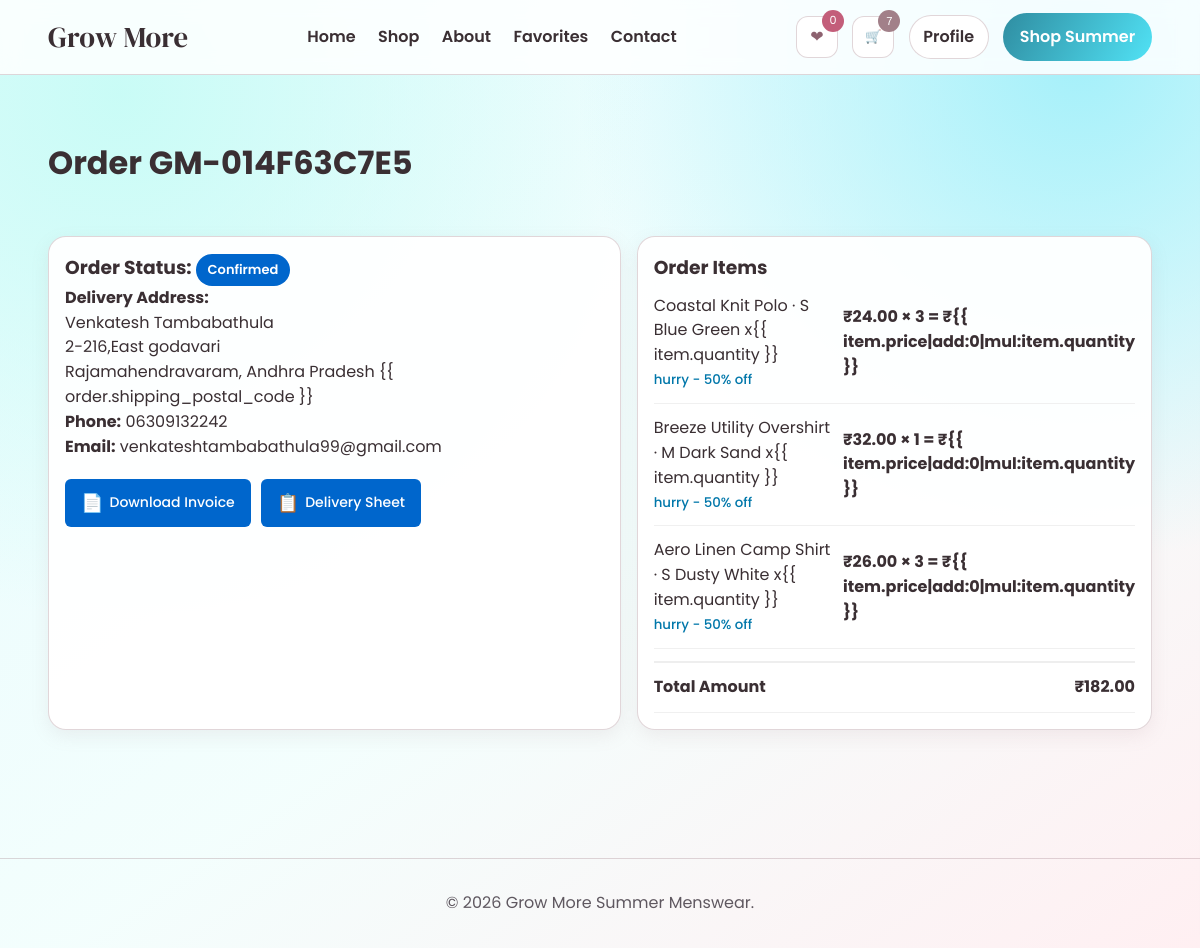
The app's page /orders/GM-014F63C7E5/ (signed in) with its own data.
### orders/models.py (models this page shows, shortened)
class Order(models.Model):
    STATUS_CHOICES = [
        ("pending", "Pending"),
        ("confirmed", "Confirmed"),
        ("shipped", "Shipped"),
        ("delivered", "Delivered"),
    ]
    PAYMENT_METHODS = [
        ("razorpay", "Razorpay"),
        ("cod", "Cash on Delivery"),
    ]
    order_number = models.CharField(max_length=32, unique=True, editable=False)
    user = models.ForeignKey(settings.AUTH_USER_MODEL, on_delete=models.SET_NULL, null=True, blank=True, related_name="orders")
    email = models.EmailField()
    phone = models.CharField(max_length=20)
    full_name = models.CharField(max_length=120)
    shipping_address = models.TextField()
    shipping_city = models.CharField(max_length=80)
    shipping_state = models.CharField(max_length=80)
    shipping_postal_code = models.CharField(max_length=12)
    total_amount = models.DecimalField(max_digits=10, decimal_places=2, default=0)
    payment_method = models.CharField(max_length=20, choices=PAYMENT_METHODS, default="razorpay")
    status = models.CharField(max_length=20, choices=STATUS_CHOICES, default="pending")
    created_at = models.DateTimeField(auto_now_add=True)
    updated_at = models.DateTimeField(auto_now=True)
    class Meta:
        ordering = ["-created_at"]

class OrderItem(models.Model):
    order = models.ForeignKey(Order, on_delete=models.CASCADE, related_name="items")
    product = models.ForeignKey(Product, on_delete=models.PROTECT)
    product_name = models.CharField(max_length=160)
    size = models.CharField(max_length=20, blank=True)
    color = models.CharField(max_length=80, blank=True)
    quantity = models.PositiveIntegerField()
    price = models.DecimalField(max_digits=10, decimal_places=2)
    original_price = models.DecimalField(max_digits=10, decimal_places=2, default=0)
    offer_title = models.CharField(max_length=140, blank=True)
    offer_discount_percent = models.PositiveSmallIntegerField(default=0)

### orders/views.py (the view)
# urls.py: path("orders/<str:order_number>/", views.order_detail, name="detail"),
@login_required
def order_detail(request, order_number):
    order = get_object_or_404(Order.objects.prefetch_related("items"), order_number=order_number, user=request.user)
    return render(request, "orders/detail.html", {"order": order})

### core/context_processors.py (called while the page is built)
def cart(request):
    try:
        current_cart = get_or_create_cart(request)
        return {"cart": current_cart, "cart_count": current_cart.total_quantity}
    except Exception:
        return {"cart": None, "cart_count": 0}

### offers/context_processors.py (called while the page is built)
def active_offer(request):
    offer = active_popup_offer()
    return {
        "active_popup_offer": offer,
        "active_popup_offer_payload": offer_payload(offer),
    }

### offers/services.py (called while the page is built, shortened)
def active_offers():
    now = timezone.now()
    return (
        PromotionalOffer.objects.filter(is_active=True, starts_at__lte=now, ends_at__gte=now)
        .prefetch_related("products", "categories")
        .order_by("display_priority", "-discount_percent")
    )

def active_popup_offer():
    return active_offers().filter(show_on_homepage=True).first()

def offer_payload(offer):
    if not offer:
        return None

### orders/models.py (called while the page is built)
    @property
    def total_quantity(self):
        return sum(item.quantity for item in self.items.all())

### orders/services.py (called while the page is built)
def get_or_create_cart(request):
    if request.user.is_authenticated:
        cart, _ = Cart.objects.get_or_create(user=request.user)
        return cart
    if not request.session.session_key:
        request.session.create()
    cart, _ = Cart.objects.get_or_create(session_key=request.session.session_key, user=None)
    return cart

### templates/orders/detail.html (shortened to what this page needs)
{% extends "base.html" %}  {% block content %}
<main class="container page-hero">
  <h1>Order {{ order.order_number }}</h1>
  <section class="checkout-wrap section">
    <article class="card form-card">
      <h3>
        Order Status:
        <span class="status-badge">{{ order.get_status_display }}</span>
      </h3>
      <p><strong>Delivery Address:</strong></p>
      <p>{{ order.full_name }}</p>
      <p>{{ order.shipping_address }}</p>
      <p>
        {{ order.shipping_city }}, {{ order.shipping_state }} {{
        order.shipping_postal_code }}
      </p>
      <p><strong>Phone:</strong> {{ order.phone }}</p>
      <p><strong>Email:</strong> {{ order.email }}</p>
      <div
        class="download-actions"
        style="margin-top: 20px; display: flex; gap: 10px; flex-wrap: wrap"
      >
        <a
          href="{% url 'orders:download_invoice' order.order_number %}"
          class="btn-download"
          download
        >
          <span style="font-size: 18px; margin-right: 6px">📄</span> Download
          Invoice
        </a>
        <a
          href="{% url 'orders:download_delivery_sheet' order.order_number %}"
          class="btn-download"
          download
        >
          <span style="font-size: 18px; margin-right: 6px">📋</span> Delivery
          Sheet
        </a>
      </div>
    </article>
    <article class="card form-card">
      <h3>Order Items</h3>
      {% for item in order.items.all %}
      <div class="cart-row">
        <span
          >{{ item.product_name }} · {{ item.size }} {{ item.color }} x{{
          item.quantity }} {% if item.offer_title %} <br /><small
            class="offer-mini"
            style="color: #07a"
            >{{ item.offer_title }} - {{ item.offer_discount_percent }}%
            off</small
          >
          {% endif %}
        </span>
        <strong
          >₹{{ item.price|floatformat:2 }} × {{ item.quantity }} = ₹{{
          item.price|add:0|mul:item.quantity }}</strong
        >
      </div>
      {% endfor %}
      <div
        class="cart-row"
        style="border-top: 2px solid #eee; margin-top: 12px; padding-top: 12px"
      >
        <strong style="font-size: 16px">Total Amount</strong>
        <strong style="font-size: 16px"
          >₹{{ order.total_amount|floatformat:2 }}</strong
        >
      </div>
    </article>
  </section>
</main>
{% endblock %}

### static/css/styles.css (style rules this page uses)
:root { --bright-blue: #51e2f5; --blue-green: #9df9ef; --dusty-white: #edf756; --pink-sand: #ffa8b6; --dark-sand: #a28089; --ink-900: #3a2f33; --white: #ffffff; --border: rgba(162, 128, 137, 0.32); --shadow: 0 18px 40px rgba(81, 226, 245, 0.18); --radius: 18px; --transition: 280ms ease; --font-brand: "Palm Beach", "DM Serif Display", serif; --font-hero: "KG Summer Sunshine", "Poppins", sans-serif; --font-tag: "Tropical Asian", "Poppins", sans-serif; }
* { margin: 0; padding: 0; box-sizing: border-box; }
html, body { overflow-x: hidden; }
body { font-family: "Poppins", sans-serif; color: var(--ink-900); background: radial-gradient(circle at 10% 10%, color-mix(in srgb, var(--blue-green) 55%, white), transparent 38%), radial-gradient(circle at 90% 6%, color-mix(in srgb, var(--bright-blue) 52%, white), transparent 36%), linear-gradient(145deg, color-mix(in srgb, var(--bright-blue) 14%, white), color-mix(in srgb, var(--blue-green) 12%, white) 55%, color-mix(in srgb, var(--pink-sand) 18%, white)); line-height: 1.55; }
body.has-fixed-header { padding-top: calc(74px + env(safe-area-inset-top)); }
a { color: inherit; text-decoration: none; }
.container { width: min(1140px, 92vw); margin: 0 auto; }
.section { padding: 3rem 0; }
.card, .product-card, .info-card { border: 1px solid var(--border); border-radius: var(--radius); background: rgba(255,255,255,.94); box-shadow: 0 6px 18px rgba(162, 128, 137, .12); }
.offer-mini { display: block; color: #7e2f46; font-weight: 700; margin-top: .15rem; }
.cart-row { display: flex; justify-content: space-between; align-items: center; border-bottom: 1px dashed var(--border); padding: .55rem 0; gap: .6rem; }
.page-hero { padding: 4rem 0 2rem; }
.checkout-wrap { display: grid; grid-template-columns: 1fr .9fr; gap: 1rem; }
.form-card, .auth-card { padding: 1rem; }

### templates/orders/detail.html (style rules this page uses)
.status-badge { display: inline-block; padding: 6px 12px; background-color: #0066cc; color: white; border-radius: 20px; font-size: 13px; font-weight: 600; text-transform: capitalize; }
.btn-download { display: inline-flex; align-items: center; padding: 10px 16px; background-color: #0066cc; color: white; text-decoration: none; border-radius: 6px; font-weight: 500; transition: background-color 0.2s; border: none; cursor: pointer; font-size: 14px; }
.cart-row { display: flex; justify-content: space-between; padding: 12px 0; border-bottom: 1px solid #f0f0f0; }
.offer-mini { color: #07a; font-weight: 500; }

### records on screen
Order: order_number "GM-014F63C7E5", status "Confirmed", full_name "Venkatesh Tambabathula", shipping_address "2-216,East godavari", shipping_city "Rajamahendravaram", shipping_state "Andhra Pradesh", phone "06309132242", email "venkateshtambabathula99@gmail.com", total_amount "182.00"
OrderItem: product_name "Coastal Knit Polo", size "S", color "Blue Green", offer_title "hurry", offer_discount_percent "50", price "24.00", quantity "3"
OrderItem: product_name "Breeze Utility Overshirt", size "M", color "Dark Sand", offer_title "hurry", offer_discount_percent "50", price "32.00", quantity "1"
OrderItem: product_name "Aero Linen Camp Shirt", size "S", color "Dusty White", offer_title "hurry", offer_discount_percent "50", price "26.00", quantity "3"

### other values on screen
{{ cart_count|default:0 }} "7"
